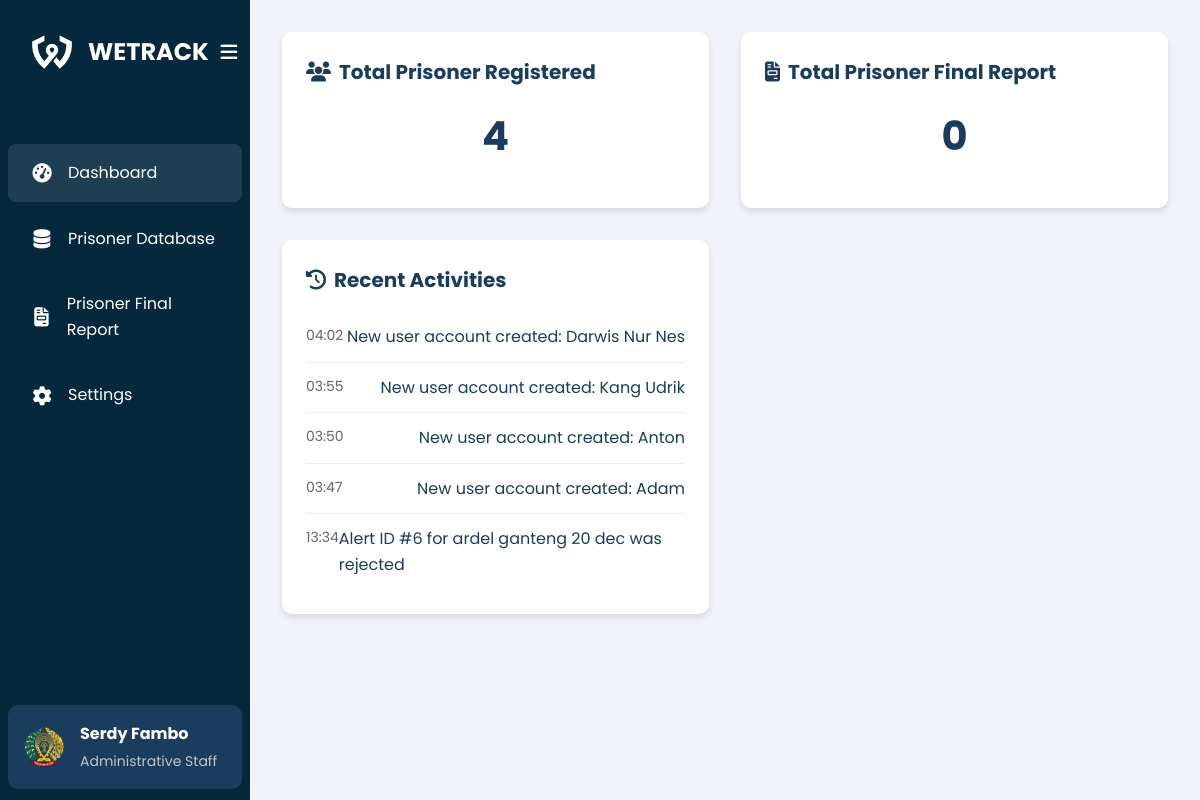
Page /lapas/pages/home.php on the earlier database version.
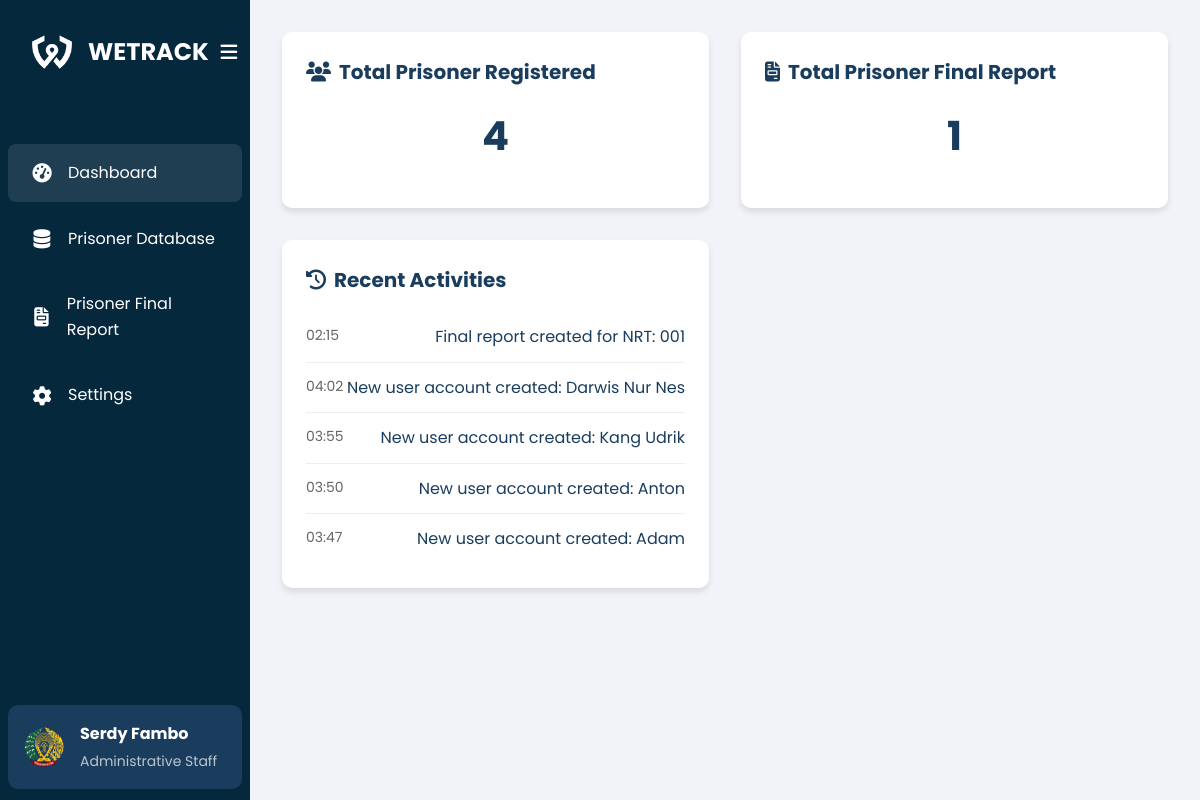
Same page on the later database version.
### tables this page shows
CREATE TABLE `recent_activities` (
  `id` int(11) NOT NULL,
  `action_type` varchar(50) NOT NULL,
  `action_description` varchar(255) NOT NULL,
  `created_at` timestamp NOT NULL DEFAULT current_timestamp()
);

### lapas/pages/home.php (the view, shortened to what this page needs)
<?php
require_once 'utils/activity_logger.php';
$result_data = mysqli_query($conn, "SELECT COUNT(id) as total FROM mantan_narapidana");
$result_report =  mysqli_query($conn, "SELECT COUNT(id) as total FROM final_report");
if ($result_data) {
    $row = mysqli_fetch_assoc($result_data);
    $total = $row['total'];
} else {
    $total = 0;
}
if ($result_report) {
    $row_report = mysqli_fetch_assoc($result_report);
    $total_report = $row_report['total'];
} else {
    $total_report = 0;
}
?>
<!DOCTYPE html>
<html lang="en">
<head>
    <link rel="stylesheet" href="/wetrack/Lapas/css/style.css">
    <link rel="stylesheet" href="https://cdnjs.cloudflare.com/ajax/libs/font-awesome/6.4.0/css/all.min.css">
</head>
<body>
    <div class="container">
        <aside class="sidebar">
            <div class="sidebar-header">
                <div class="logo">
                    <img src="/wetrack/Lapas/Image/wetrack-logo-white.png" alt="WETRACK Logo">
                    <h1 class="logo-text">WETRACK</h1>
                </div>
                <button id="toggle-sidebar" class="toggle-sidebar">
                    <i class="fas fa-bars"></i>
                </button>
            </div>
            <nav class="nav-links">
                <ul>
                    <li class="active"><a href="/wetrack/Lapas/pages/home.php"><i class="fas fa-tachometer-alt"></i> <span>Dashboard</span></a></li>
                    <li><a href="/wetrack/Lapas/pages/data.php"><i class="fas fa-database"></i> <span>Prisoner Database</span></a></li>
                    <li><a href="/wetrack/Lapas/pages/Laporan.php"><i class="fas fa-file-invoice"></i> <span>Prisoner Final Report</span></a></li>
                    <li><a href="/wetrack/Lapas/pages/setting.php"><i class="fas fa-cog"></i> <span>Settings</span></a></li>
                </ul>
            </nav>
            <a href="/wetrack/lapas/pages/profile.php" style="text-decoration: none; color: inherit; margin-top: 120%;" class="path-profile">
                <div class="user-profile">
                    <img src="/wetrack/Lapas/Image/lapas-logo.png" alt="Profile picture" width="40" height="40">
                    <div class="user-info">
                        <h2>Serdy Fambo</h2>
                        <p>Administrative Staff</p>
                    </div>
                </div>
            </a>
        </aside>
        <main class="content">
            <div class="dashboard-grid">
                <section class="card summary-card">
                    <h3><i class="fas fa-users"></i>Total Prisoner Registered</h3>
                    <div class="card-content">
                        <span class="number"><?php echo $total; ?></span>
                    </div>
                </section>
                <section class="card alert-card">
                    <h3><i class="fas fa-file-invoice"></i>Total Prisoner Final Report</h3>
                    <div class="card-content">
                        <span class="number"><?php echo $total_report; ?></span>
                    </div>
                </section>
                <section class="card activity-card">
                    <h3><i class="fas fa-history"></i>Recent Activities</h3>
                    <ul class="activity-list">
                        <?php
                        $activity_query = "SELECT action_type, action_description, created_at FROM recent_activities ORDER BY created_at DESC LIMIT 5";
                        $activity_result = mysqli_query($conn, $activity_query);
                        while ($activity = mysqli_fetch_assoc($activity_result)) {
                            echo "<li>";
                            echo "<span class='time'>" . date('H:i', strtotime($activity['created_at'])) . "</span>";
                            echo "<span class='activity'>" . htmlspecialchars($activity['action_description']) . "</span>";
                            echo "</li>";
                        }
                        ?>
                    </ul>
                </section>
            </div>
        </main>
    </div>
</body>
</html>

Differences in the rows shown:
no longer on this page (row unchanged): recent_activities: created_at "13:34", action_description "Alert ID #6 for ardel ganteng 20 dec was rejected"
added recent_activities: created_at "02:15", action_description "Final report created for NRT: 001"
Other differences:
$total_report: "0" → "1"
